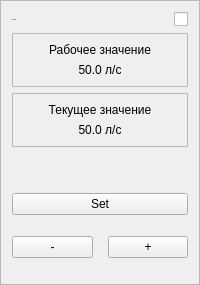
           <widget class="QFrame" name="framePistol_Patatel">
            <property name="styleSheet">
             <string notr="true"/>
            </property>
            <property name="frameShape">
             <enum>QFrame::Shape::StyledPanel</enum>
            </property>
            <property name="frameShadow">
             <enum>QFrame::Shadow::Raised</enum>
            </property>
            <layout class="QVBoxLayout" name="verticalLayout_4">
             <item>
              <layout class="QHBoxLayout" name="airPistol_PalatelHeading">
               <item>
                <widget class="QLabel" name="lblPistol_PatatelName">
                 <property name="font">
                  <font>
                   <family>Roboto</family>
                   <pointsize>-1</pointsize>
                   <bold>false</bold>
                  </font>
                 </property>
                 <property name="text">
                  <string>Пистолет</string>
                 </property>
                </widget>
               </item>
               <item>
                <widget class="QCheckBox" name="checkBoxPistol_PatatelSwitch">
                 <property name="layoutDirection">
                  <enum>Qt::LayoutDirection::RightToLeft</enum>
                 </property>
                 <property name="text">
                  <string/>
                 </property>
                </widget>
               </item>
              </layout>
             </item>
             <item>
              <widget class="QFrame" name="frameWorkValue_5">
               <property name="sizePolicy">
                <sizepolicy hsizetype="Preferred" vsizetype="Preferred">
                 <horstretch>0</horstretch>
                 <verstretch>0</verstretch>
                </sizepolicy>
               </property>
               <property name="frameShape">
                <enum>QFrame::Shape::StyledPanel</enum>
               </property>
               <property name="frameShadow">
                <enum>QFrame::Shadow::Raised</enum>
               </property>
               <layout class="QVBoxLayout" name="verticalLayout_26">
                <item>
                 <widget class="QLabel" name="label_23">
                  <property name="text">
                   <string>Рабочее значение</string>
                  </property>
                  <property name="alignment">
                   <set>Qt::AlignmentFlag::AlignCenter</set>
                  </property>
                 </widget>
                </item>
                <item>
                 <widget class="QLabel" name="lblPistol_PatatelWorkWalue">
                  <property name="text">
                   <string>50.0 л/с</string>
                  </property>
                  <property name="alignment">
                   <set>Qt::AlignmentFlag::AlignCenter</set>
                  </property>
                 </widget>
                </item>
               </layout>
              </widget>
             </item>
             <item>
              <widget class="QFrame" name="frameCurrentValue_5">
               <property name="sizePolicy">
                <sizepolicy hsizetype="Preferred" vsizetype="Preferred">
                 <horstretch>0</horstretch>
                 <verstretch>0</verstretch>
                </sizepolicy>
               </property>
               <property name="frameShape">
                <enum>QFrame::Shape::StyledPanel</enum>
               </property>
               <property name="frameShadow">
                <enum>QFrame::Shadow::Raised</enum>
               </property>
               <layout class="QVBoxLayout" name="verticalLayout_27">
                <item>
                 <widget class="QLabel" name="label_24">
                  <property name="text">
                   <string>Текущее значение</string>
                  </property>
                  <property name="alignment">
                   <set>Qt::AlignmentFlag::AlignCenter</set>
                  </property>
                 </widget>
                </item>
                <item>
                 <widget class="QLabel" name="lblPistol_PatatelCurrentWalue">
                  <property name="text">
                   <string>50.0 л/с</string>
                  </property>
                  <property name="alignment">
                   <set>Qt::AlignmentFlag::AlignCenter</set>
                  </property>
                 </widget>
                </item>
               </layout>
              </widget>
             </item>
             <item>
              <spacer name="verticalSpacer_12">
               <property name="orientation">
                <enum>Qt::Orientation::Vertical</enum>
               </property>
               <property name="sizeHint" stdset="0">
                <size>
                 <width>20</width>
                 <height>40</height>
                </size>
               </property>
              </spacer>
             </item>
             <item>
              <widget class="QPushButton" name="btnPistol_PatatelSet">
               <property name="text">
                <string>Set</string>
               </property>
              </widget>
             </item>
             <item>
              <layout class="QHBoxLayout" name="horizontalLayout_7">
               <property name="spacing">
                <number>15</number>
               </property>
               <property name="leftMargin">
                <number>0</number>
               </property>
               <property name="topMargin">
                <number>15</number>
               </property>
               <property name="rightMargin">
                <number>0</number>
               </property>
               <property name="bottomMargin">
                <number>15</number>
               </property>
               <item>
                <widget class="QPushButton" name="btnPistol_PatatelDecrease">
                 <property name="text">
                  <string>-</string>
                 </property>
                </widget>
               </item>
               <item>
                <widget class="QPushButton" name="btnPistol_PatatelIncrease">
                 <property name="text">
                  <string>+</string>
                 </property>
                </widget>
               </item>
              </layout>
             </item>
            </layout>
           </widget>
